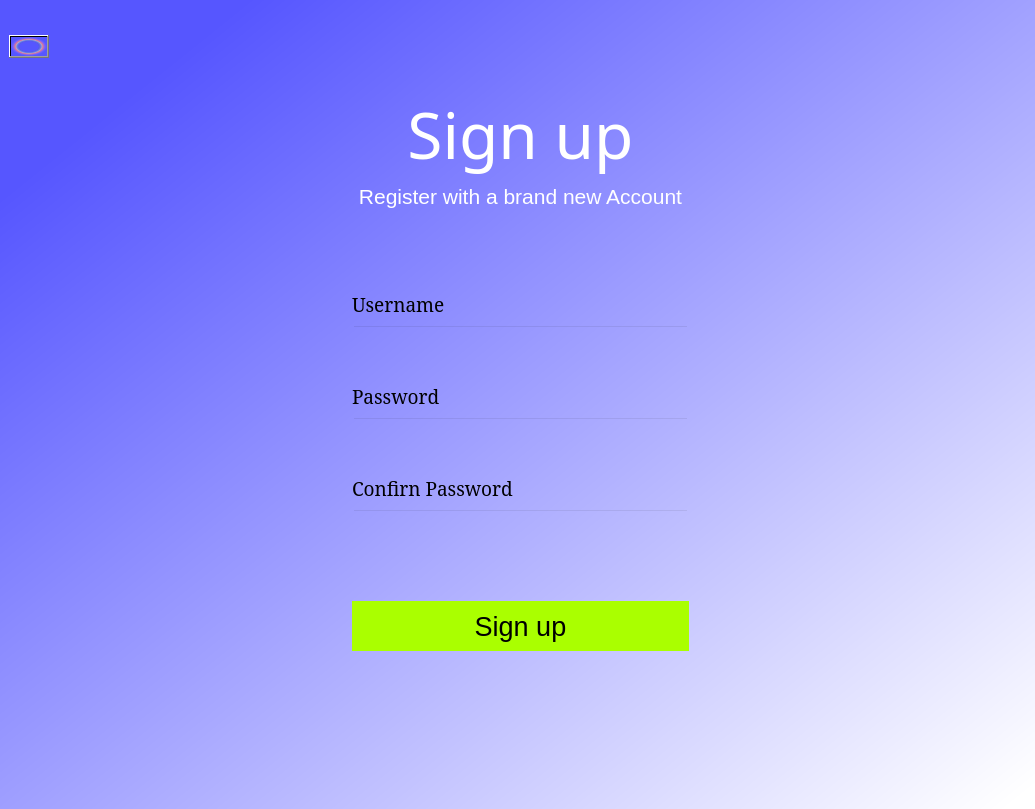
<?xml version="1.0" encoding="UTF-8"?>
<ui version="4.0">
 <class>MainWindow</class>
 <widget class="QMainWindow" name="MainWindow">
  <property name="enabled">
   <bool>true</bool>
  </property>
  <property name="geometry">
   <rect>
    <x>0</x>
    <y>0</y>
    <width>1035</width>
    <height>809</height>
   </rect>
  </property>
  <property name="sizePolicy">
   <sizepolicy hsizetype="Preferred" vsizetype="Preferred">
    <horstretch>0</horstretch>
    <verstretch>0</verstretch>
   </sizepolicy>
  </property>
  <property name="font">
   <font>
    <stylestrategy>PreferDefault</stylestrategy>
   </font>
  </property>
  <property name="windowTitle">
   <string>MainWindow</string>
  </property>
  <property name="styleSheet">
   <string notr="true">background-color:qlineargradient(spread:pad, x1:0.091, y1:0.102, x2:0.991, y2:0.977, stop:0.0282486 rgba(86, 86, 255, 255), stop:1 rgba(255, 255, 255, 255))</string>
  </property>
  <widget class="QWidget" name="centralwidget">
   <layout class="QVBoxLayout" name="verticalLayout">
    <item>
     <layout class="QGridLayout" name="gridLayout">
      <item row="10" column="1">
       <widget class="QLabel" name="label_Error">
        <property name="sizePolicy">
         <sizepolicy hsizetype="Preferred" vsizetype="Minimum">
          <horstretch>0</horstretch>
          <verstretch>0</verstretch>
         </sizepolicy>
        </property>
        <property name="minimumSize">
         <size>
          <width>0</width>
          <height>30</height>
         </size>
        </property>
        <property name="font">
         <font>
          <pointsize>14</pointsize>
         </font>
        </property>
        <property name="styleSheet">
         <string notr="true">BACKGROUND-COLOR:RGBA(0,0,0,0)
</string>
        </property>
        <property name="text">
         <string/>
        </property>
       </widget>
      </item>
      <item row="9" column="1">
       <widget class="QLineEdit" name="lineEdit_Confirm_Password_SignUP">
        <property name="sizePolicy">
         <sizepolicy hsizetype="Expanding" vsizetype="MinimumExpanding">
          <horstretch>0</horstretch>
          <verstretch>0</verstretch>
         </sizepolicy>
        </property>
        <property name="maximumSize">
         <size>
          <width>16777215</width>
          <height>50</height>
         </size>
        </property>
        <property name="font">
         <font>
          <pointsize>18</pointsize>
         </font>
        </property>
        <property name="styleSheet">
         <string notr="true">background-color:rgba(0,0,0,0);</string>
        </property>
        <property name="text">
         <string/>
        </property>
        <property name="alignment">
         <set>Qt::AlignCenter</set>
        </property>
       </widget>
      </item>
      <item row="0" column="0">
       <widget class="QPushButton" name="pushButton_back_SignUp">
        <property name="sizePolicy">
         <sizepolicy hsizetype="Maximum" vsizetype="Fixed">
          <horstretch>0</horstretch>
          <verstretch>0</verstretch>
         </sizepolicy>
        </property>
        <property name="styleSheet">
         <string notr="true">background-color:qradialgradient(spread:pad, cx:0.5, cy:0.5, radius:0.5, fx:0.5, fy:0.5, stop:0 rgba(0, 0, 0, 0), stop:0.52 rgba(0, 0, 0, 0), stop:0.565 rgba(82, 121, 76, 33), stop:0.65 rgba(159, 235, 148, 64), stop:0.721925 rgba(255, 238, 150, 129), stop:0.77 rgba(255, 128, 128, 204), stop:0.89 rgba(191, 128, 255, 64), stop:1 rgba(0, 0, 0, 0))</string>
        </property>
        <property name="text">
         <string/>
        </property>
        <property name="icon">
         <iconset resource="Images/images.qrc">
          <normaloff>:/newPrefix/previous.png</normaloff>:/newPrefix/previous.png</iconset>
        </property>
        <property name="iconSize">
         <size>
          <width>50</width>
          <height>50</height>
         </size>
        </property>
       </widget>
      </item>
      <item row="12" column="1">
       <spacer name="verticalSpacer_5">
        <property name="orientation">
         <enum>Qt::Vertical</enum>
        </property>
        <property name="sizeHint" stdset="0">
         <size>
          <width>20</width>
          <height>40</height>
         </size>
        </property>
       </spacer>
      </item>
      <item row="6" column="1">
       <widget class="QLabel" name="label_3">
        <property name="sizePolicy">
         <sizepolicy hsizetype="Ignored" vsizetype="MinimumExpanding">
          <horstretch>0</horstretch>
          <verstretch>0</verstretch>
         </sizepolicy>
        </property>
        <property name="maximumSize">
         <size>
          <width>16777215</width>
          <height>30</height>
         </size>
        </property>
        <property name="font">
         <font>
          <family>MS Serif</family>
          <pointsize>14</pointsize>
         </font>
        </property>
        <property name="styleSheet">
         <string notr="true">QLabel{background:transparent}</string>
        </property>
        <property name="text">
         <string>Password</string>
        </property>
       </widget>
      </item>
      <item row="0" column="1">
       <spacer name="verticalSpacer_3">
        <property name="orientation">
         <enum>Qt::Vertical</enum>
        </property>
        <property name="sizeHint" stdset="0">
         <size>
          <width>20</width>
          <height>40</height>
         </size>
        </property>
       </spacer>
      </item>
      <item row="11" column="2">
       <spacer name="horizontalSpacer_2">
        <property name="orientation">
         <enum>Qt::Horizontal</enum>
        </property>
        <property name="sizeHint" stdset="0">
         <size>
          <width>40</width>
          <height>20</height>
         </size>
        </property>
       </spacer>
      </item>
      <item row="1" column="1">
       <widget class="QLabel" name="label">
        <property name="enabled">
         <bool>false</bool>
        </property>
        <property name="font">
         <font>
          <family>Algerian</family>
          <pointsize>48</pointsize>
         </font>
        </property>
        <property name="layoutDirection">
         <enum>Qt::LeftToRight</enum>
        </property>
        <property name="styleSheet">
         <string notr="true">QLabel{
color:rgb(255, 255, 255);
}
QLabel{background:transparent}


</string>
        </property>
        <property name="text">
         <string notr="true">Sign up</string>
        </property>
        <property name="scaledContents">
         <bool>true</bool>
        </property>
        <property name="alignment">
         <set>Qt::AlignCenter</set>
        </property>
       </widget>
      </item>
      <item row="13" column="1">
       <spacer name="verticalSpacer_2">
        <property name="orientation">
         <enum>Qt::Vertical</enum>
        </property>
        <property name="sizeHint" stdset="0">
         <size>
          <width>20</width>
          <height>40</height>
         </size>
        </property>
       </spacer>
      </item>
      <item row="11" column="0">
       <spacer name="horizontalSpacer">
        <property name="orientation">
         <enum>Qt::Horizontal</enum>
        </property>
        <property name="sizeHint" stdset="0">
         <size>
          <width>40</width>
          <height>20</height>
         </size>
        </property>
       </spacer>
      </item>
      <item row="5" column="1">
       <widget class="QLineEdit" name="lineEdit_Username_SignUP">
        <property name="sizePolicy">
         <sizepolicy hsizetype="Ignored" vsizetype="MinimumExpanding">
          <horstretch>0</horstretch>
          <verstretch>0</verstretch>
         </sizepolicy>
        </property>
        <property name="maximumSize">
         <size>
          <width>16777215</width>
          <height>50</height>
         </size>
        </property>
        <property name="font">
         <font>
          <pointsize>16</pointsize>
         </font>
        </property>
        <property name="styleSheet">
         <string notr="true">background-color:rgba(0,0,0,0);</string>
        </property>
        <property name="alignment">
         <set>Qt::AlignCenter</set>
        </property>
       </widget>
      </item>
      <item row="2" column="1">
       <widget class="QLabel" name="label_2">
        <property name="font">
         <font>
          <family>MS Shell Dlg 2</family>
          <pointsize>16</pointsize>
          <weight>50</weight>
          <italic>false</italic>
          <bold>false</bold>
         </font>
        </property>
        <property name="layoutDirection">
         <enum>Qt::LeftToRight</enum>
        </property>
        <property name="styleSheet">
         <string notr="true">QLabel{
font: 16pt &quot;MS Shell Dlg 2&quot;;
color:rgb(255, 255, 255)
}
QLabel{background:transparent}</string>
        </property>
        <property name="text">
         <string>Register with a brand new Account</string>
        </property>
        <property name="alignment">
         <set>Qt::AlignCenter</set>
        </property>
       </widget>
      </item>
      <item row="3" column="1">
       <spacer name="verticalSpacer_4">
        <property name="orientation">
         <enum>Qt::Vertical</enum>
        </property>
        <property name="sizeHint" stdset="0">
         <size>
          <width>20</width>
          <height>40</height>
         </size>
        </property>
       </spacer>
      </item>
      <item row="7" column="1">
       <widget class="QLineEdit" name="lineEdit_Password_SignUP">
        <property name="sizePolicy">
         <sizepolicy hsizetype="Ignored" vsizetype="MinimumExpanding">
          <horstretch>0</horstretch>
          <verstretch>0</verstretch>
         </sizepolicy>
        </property>
        <property name="maximumSize">
         <size>
          <width>16777215</width>
          <height>50</height>
         </size>
        </property>
        <property name="font">
         <font>
          <pointsize>14</pointsize>
         </font>
        </property>
        <property name="styleSheet">
         <string notr="true">background-color:rgba(0,0,0,0);</string>
        </property>
        <property name="echoMode">
         <enum>QLineEdit::Password</enum>
        </property>
        <property name="alignment">
         <set>Qt::AlignCenter</set>
        </property>
       </widget>
      </item>
      <item row="11" column="1" alignment="Qt::AlignVCenter">
       <widget class="QPushButton" name="SignUp">
        <property name="sizePolicy">
         <sizepolicy hsizetype="Ignored" vsizetype="Fixed">
          <horstretch>0</horstretch>
          <verstretch>0</verstretch>
         </sizepolicy>
        </property>
        <property name="minimumSize">
         <size>
          <width>0</width>
          <height>50</height>
         </size>
        </property>
        <property name="maximumSize">
         <size>
          <width>16777215</width>
          <height>50</height>
         </size>
        </property>
        <property name="font">
         <font>
          <pointsize>20</pointsize>
         </font>
        </property>
        <property name="styleSheet">
         <string notr="true">border-radius:400px;
background-color:rgb(170, 255, 0);
</string>
        </property>
        <property name="text">
         <string>Sign up</string>
        </property>
       </widget>
      </item>
      <item row="4" column="1">
       <widget class="QLabel" name="label_4">
        <property name="sizePolicy">
         <sizepolicy hsizetype="Ignored" vsizetype="MinimumExpanding">
          <horstretch>0</horstretch>
          <verstretch>0</verstretch>
         </sizepolicy>
        </property>
        <property name="maximumSize">
         <size>
          <width>16777215</width>
          <height>30</height>
         </size>
        </property>
        <property name="font">
         <font>
          <family>MS Serif</family>
          <pointsize>14</pointsize>
         </font>
        </property>
        <property name="styleSheet">
         <string notr="true">QLabel{background:transparent}</string>
        </property>
        <property name="text">
         <string>Username</string>
        </property>
       </widget>
      </item>
      <item row="8" column="1">
       <widget class="QLabel" name="label_5">
        <property name="sizePolicy">
         <sizepolicy hsizetype="Preferred" vsizetype="Expanding">
          <horstretch>0</horstretch>
          <verstretch>0</verstretch>
         </sizepolicy>
        </property>
        <property name="maximumSize">
         <size>
          <width>16777215</width>
          <height>30</height>
         </size>
        </property>
        <property name="font">
         <font>
          <family>MS Serif</family>
          <pointsize>14</pointsize>
         </font>
        </property>
        <property name="styleSheet">
         <string notr="true">QLabel{background:transparent}</string>
        </property>
        <property name="text">
         <string>Confirn Password</string>
        </property>
       </widget>
      </item>
     </layout>
    </item>
   </layout>
  </widget>
 </widget>
 <resources>
  <include location="Images/images.qrc"/>
 </resources>
 <connections/>
</ui>
